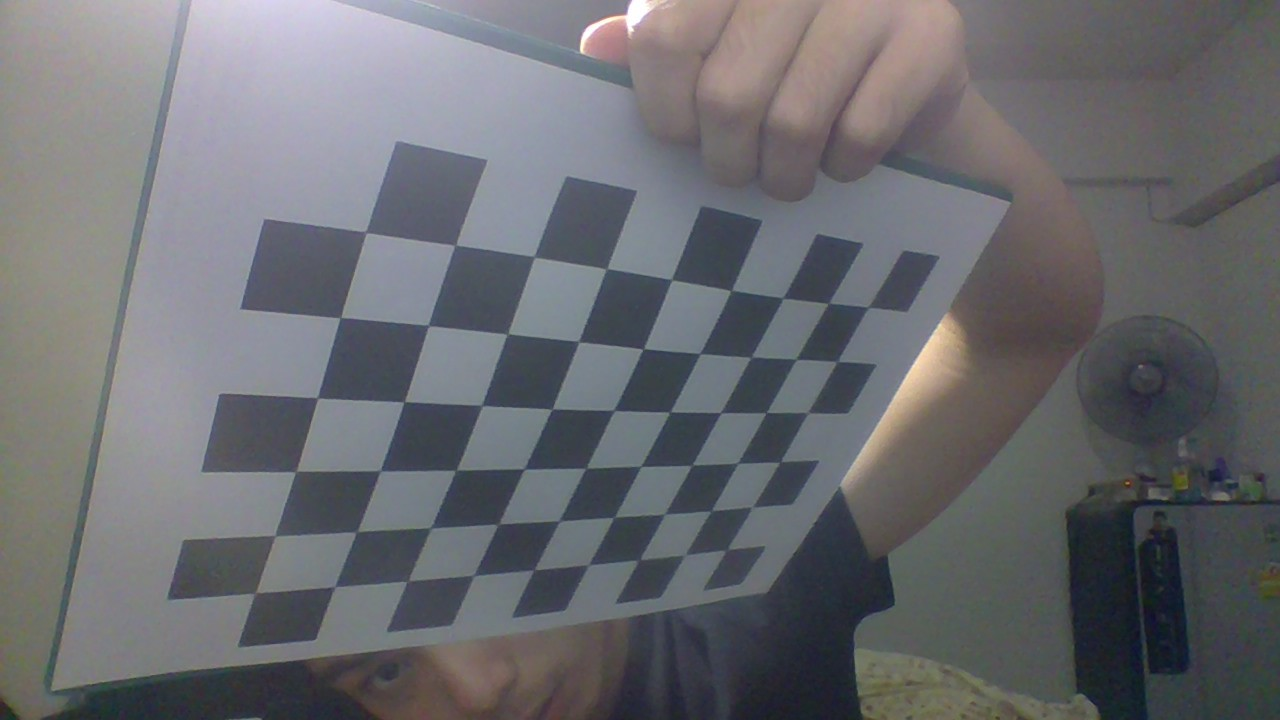
#> input picture Python_CODE_Image_Processing/CameraCarlibration/1.jpg, 1280 x 720 px; its folder holds 4 pictures in this run
$ python CameraCalibrationHW.py
#> lines starting #> are read from the running program, lines starting #| are printed output that depends on the picture; after the words box and inside, x2 and y2 are one past the last pixel; in counts of white or black regions, pixels touching at a corner belong together
import numpy as np
import cv2

# termination criteria
criteria = (cv2.TERM_CRITERIA_EPS + cv2.TERM_CRITERIA_MAX_ITER, 30, 0.001)

# prepare object points, like (0,0,0), (1,0,0), (2,0,0) ....,(6,5,0)
objp = np.zeros((9*6,3), np.float32)
objp[:,:2] = np.mgrid[0:9,0:6].T.reshape(-1,2)


for i in range(1,9):

    img = cv2.imread('CameraCarlibration/'+str(i)+'.jpg')
#> img is the input picture: shape (720, 1280, 3); mean B, G, R 111.7, 107.5, 106.5

    objpoints = []  # 3d point in real world space
    imgpoints = []  # 2d points in image plane.

    gray = cv2.cvtColor(img,cv2.COLOR_BGR2GRAY)
    # Find the chess board corners
    ret, corners = cv2.findChessboardCorners(gray, (9,6),None) #(img,pattern,conners)
#> ret = True; corners = 54 rows, first 8: [726.5, 549.5], [682.8, 555.6], [638.5, 559.5], [589.7, 564.7], [533.9, 569.8], [472.7, 575.8], [409, 580.3], [334.9, 587.2]

    # If found, add object points, image points (after refining them)
    if ret == True:

        objpoints.append(objp)
        corners2 = cv2.cornerSubPix(gray,corners,(9,6),(-1,-1),criteria)
#> corners2 = 54 rows, first 8: [726.8, 549.8], [685, 554.9], [639.2, 560], [588.7, 564.8], [534.2, 569.8], [473.8, 575.5], [407.6, 581.2], [334.7, 586.6]
        imgpoints.append(corners2)
        # Draw and display the corners
        img = cv2.drawChessboardCorners(img, (9,6), corners2,ret)
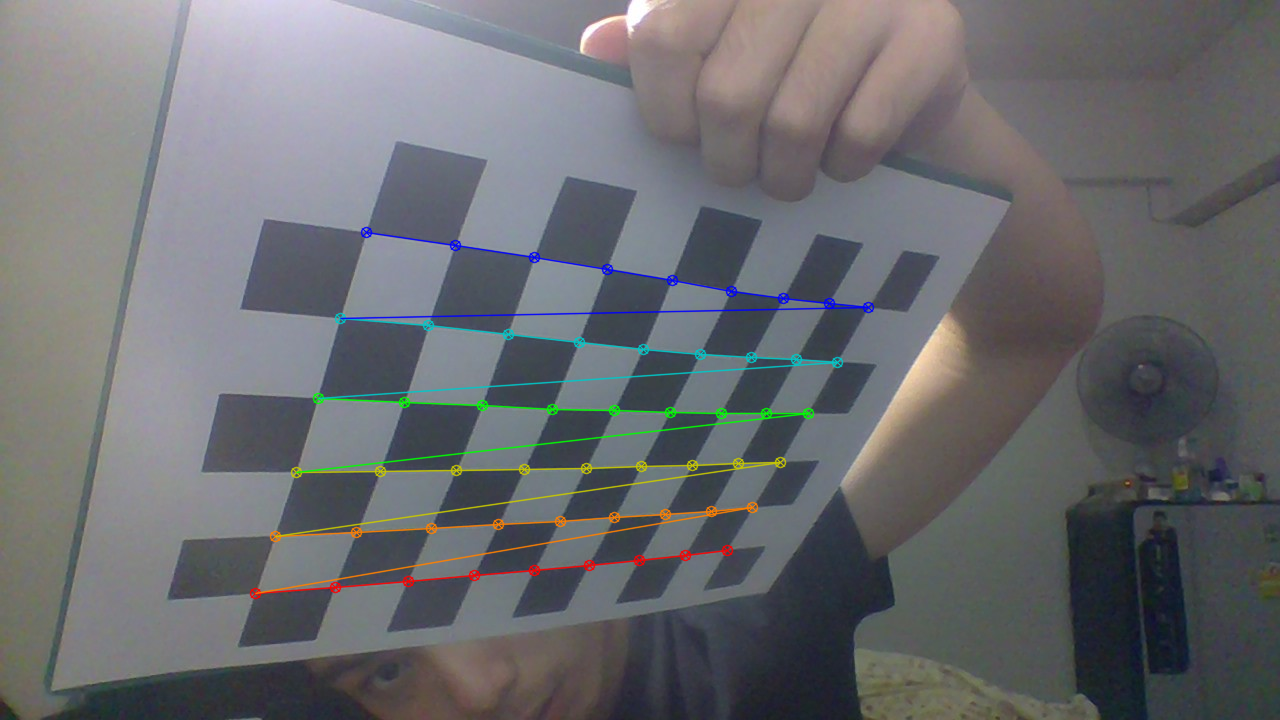
#> img: shape (720, 1280, 3); 2.24% of pixels changed, all inside (x1, y1, x2, y2) = (249, 226, 875, 600)

        ret, mtx, dist, rvecs, tvecs = cv2.calibrateCamera(objpoints, imgpoints, gray.shape[::-1] , None, None)
#> ret = 1.44; mtx = [[849.3, 0, 684.8], [0, 1061, 198.6], [0, 0, 1]]; dist = [[-0.524, 1.64, 0.00739, -0.0453, -2.06]]; rvecs = ([0.75, 0.797, -2.6],); tvecs = ([0.901, 5.42, 15.7],)

        h, w = img.shape[:2]
#> h = 720; w = 1280
        newcameramtx, roi = cv2.getOptimalNewCameraMatrix(mtx, dist, (w, h), 1, (w, h))
#> newcameramtx = [[849.3, 0, 684.8], [0, 923.4, 206.2], [0, 0, 1]]; roi = (0, 33, 1279, 626)
        dst = cv2.undistort(img, mtx, dist, None, newcameramtx)
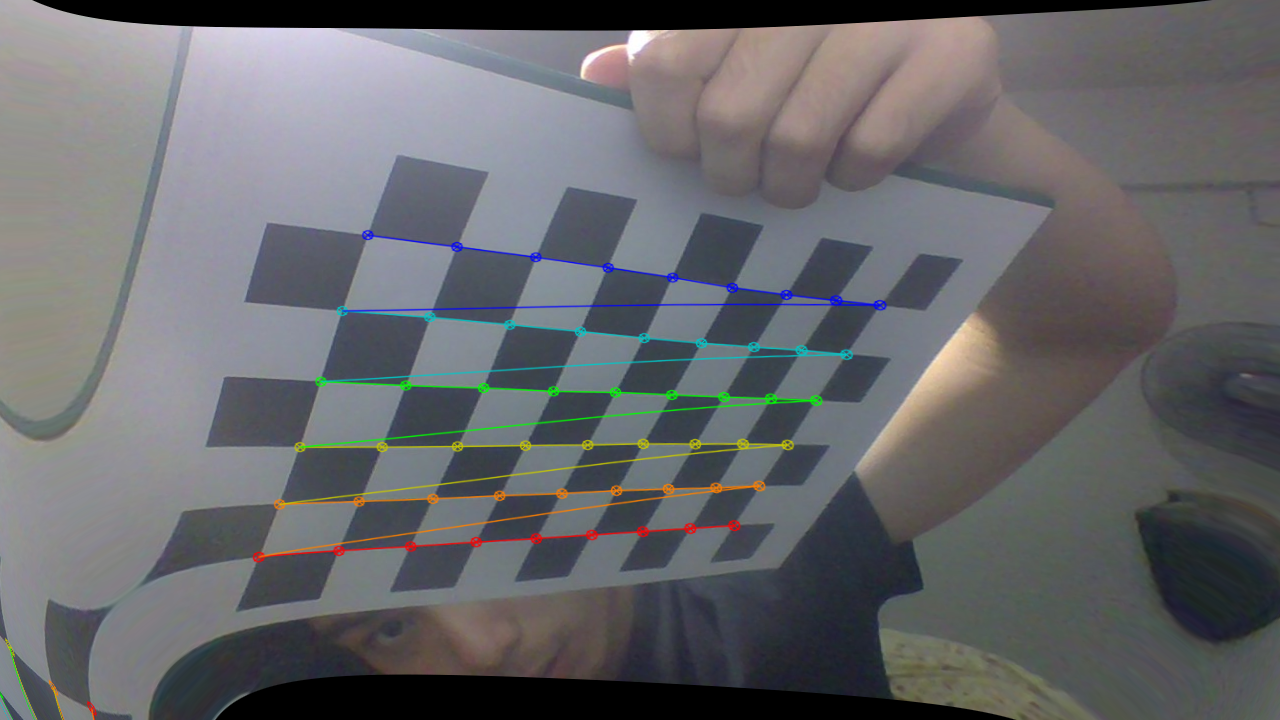
#> dst: shape (720, 1280, 3); mean B, G, R 106.7, 103.5, 102.8

        i+=1
        cv2.imwrite('CameraCarlibration/A' + str(i) + '.jpg',dst)
        print('Writted CameraCarlibration/A'+ str(i) + '.jpg')

        fileName = 'CameraCarlibration/data'+str(i)+'.txt'
        text_file = open(fileName, 'w')
        text_file.writelines('Intrinsic Camera Matrix\n')
        text_file.writelines(np.array_str(mtx))
        text_file.writelines('\n\nDistortion Coefficient\n')
        text_file.writelines(np.array_str(dist))
        text_file.writelines('\n\nExtrinsic Camera Matrix\n')
        text_file.writelines('Rotation Matrix\n')
        text_file.writelines(str(rvecs))
        text_file.writelines('\nTranslation Matrix\n')
        text_file.writelines(str(tvecs))
        text_file.close()
#> pass 2 of the loop `for i in range(1,9):`:
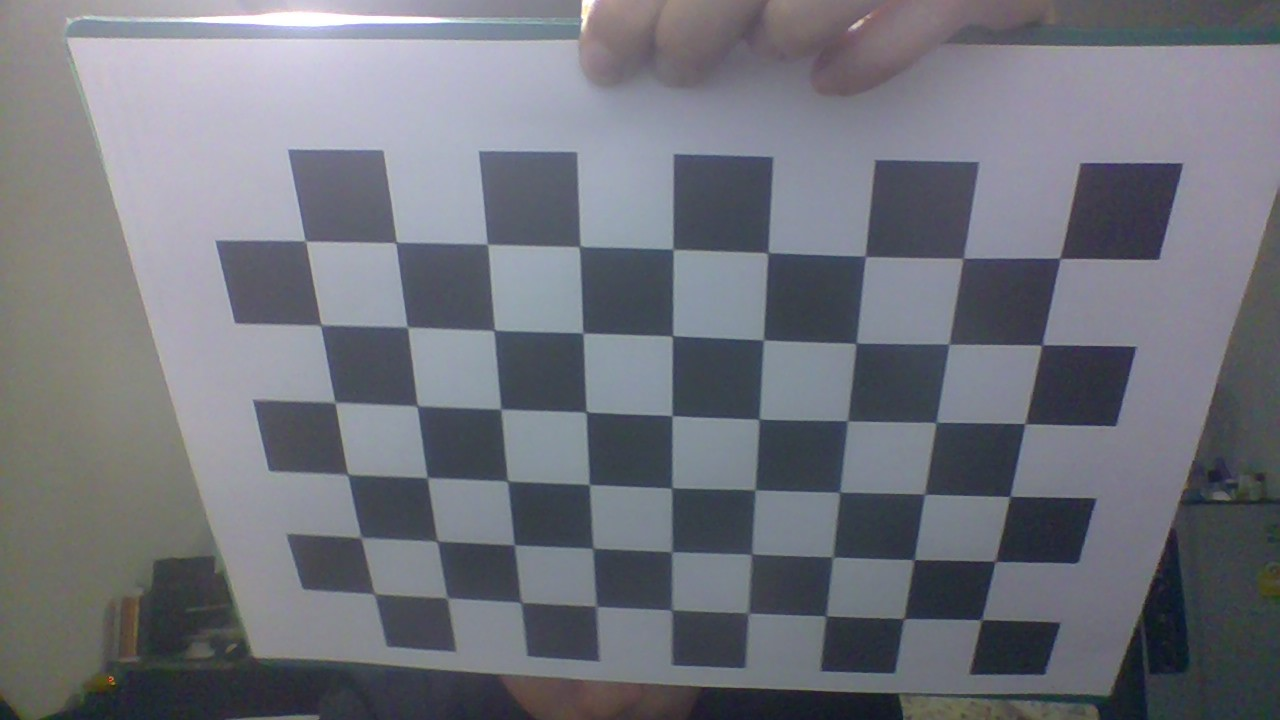
#> input picture Python_CODE_Image_Processing/CameraCarlibration/2.jpg, 1280 x 720 px
#> img is the input picture: shape (720, 1280, 3); mean B, G, R 124, 115.4, 113.1
#> `ret, corners = cv2.findChessboardCorners(gray, (9,6),None)`: ret = True; corners = 54 rows, first 8: [981.5, 619.6], [905.9, 618.6], [826.5, 616], [748, 613], [671.5, 609.5], [596, 606], [520, 603.4], [447, 598]
#> corners2 = 54 rows, first 8: [981.3, 619.7], [903.7, 618.6], [825.8, 615.8], [748.1, 613], [671.6, 609.9], [596.3, 606.3], [521.2, 602.6], [447.3, 597.9]
#> `img = cv2.drawChessboardCorners(img, (9,6), corners2,ret)`:
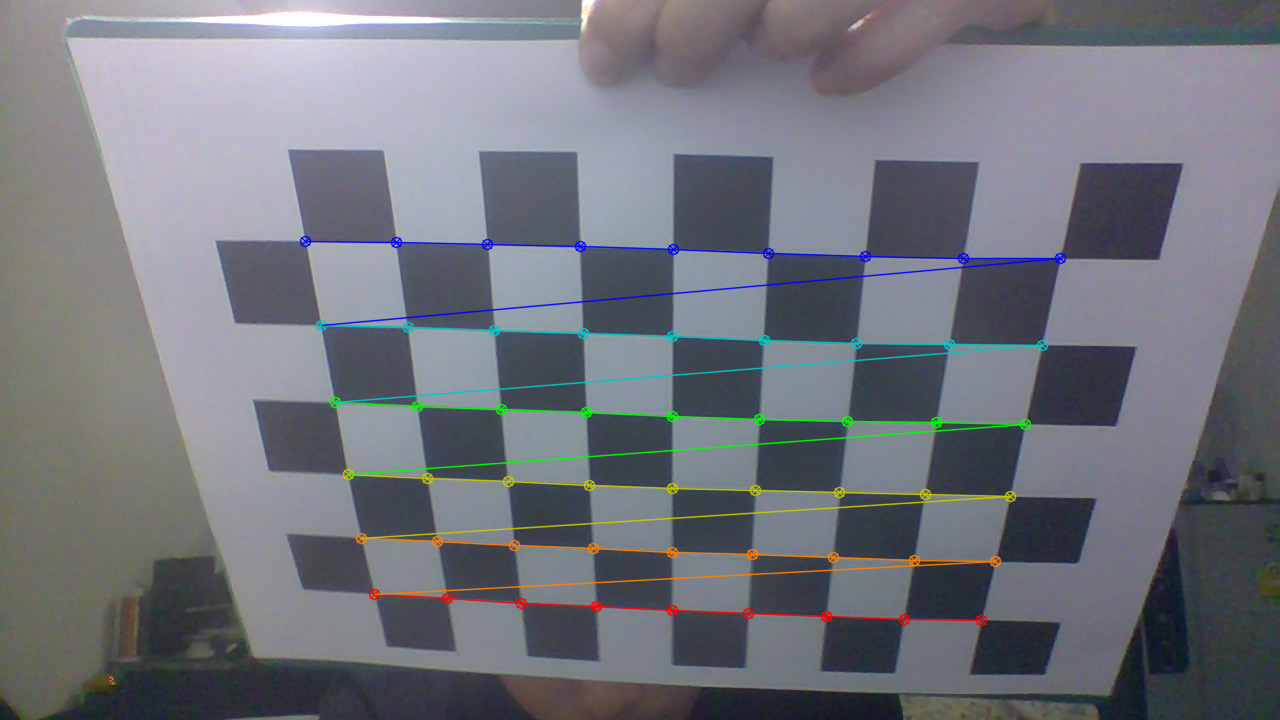
#> img: shape (720, 1280, 3); 2.89% of pixels changed, all inside (x1, y1, x2, y2) = (299, 235, 1067, 627)
#> `ret, mtx, dist, rvecs, tvecs = cv2.calibrateCamera(objpoints, imgpoint..`: ret = 1.13; mtx = [[622, 0, 715.5], [0, 571, 375], [0, 0, 1]]; dist = [[-0.0979, 0.268, -0.0124, 0.0101, -0.28]]; rvecs = ([-0.0156, 0.456, -3.08],); tvecs = ([3.41, 3.5, 7.92],)
#> newcameramtx = [[422.1, 0, 485.5], [0, 465, 348.4], [0, 0, 1]]; roi = (0, 47, 868, 581)
#> `dst = cv2.undistort(img, mtx, dist, None, newcameramtx)`:
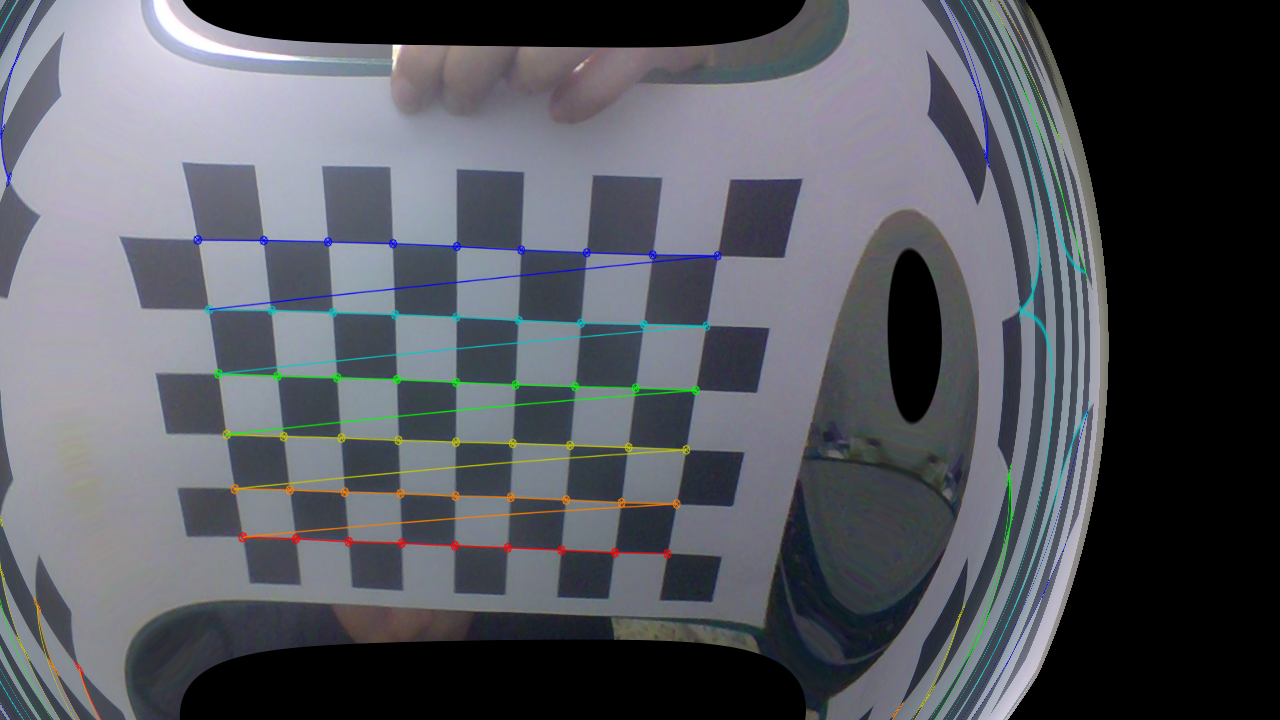
#> dst: shape (720, 1280, 3); mean B, G, R 95.9, 88.7, 86
#> pass 3 of the loop `for i in range(1,9):`:
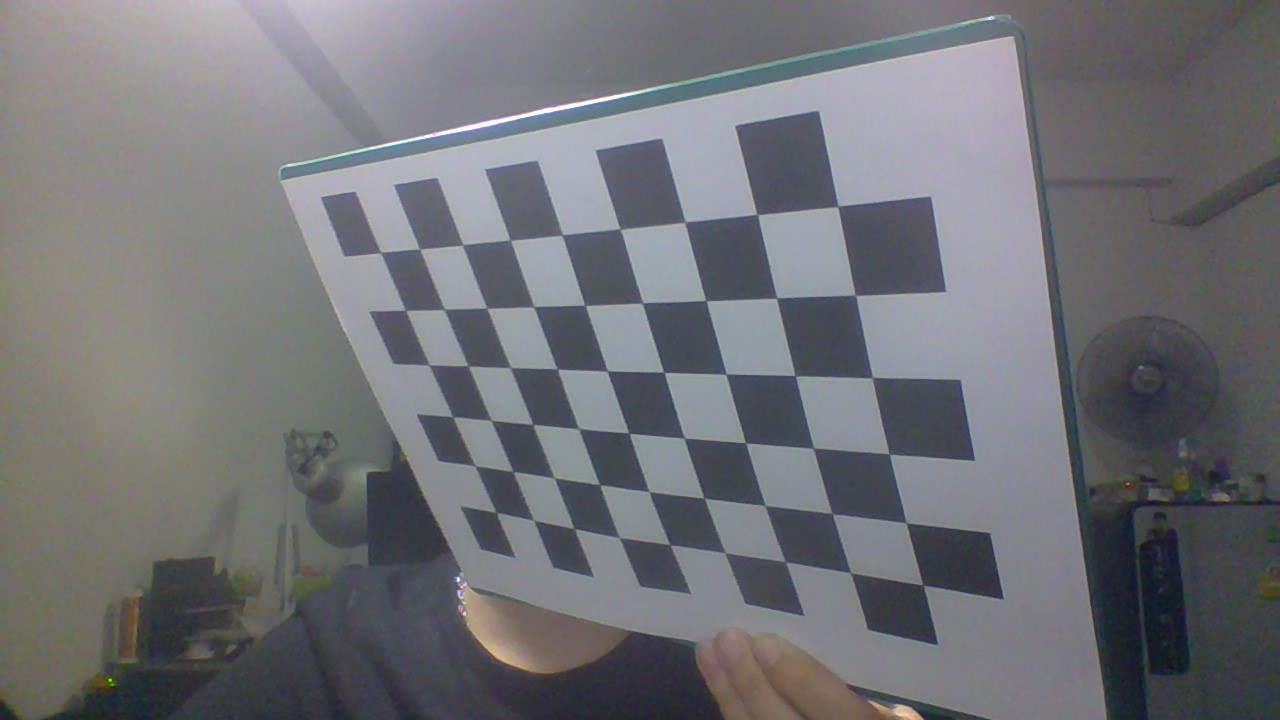
#> input picture Python_CODE_Image_Processing/CameraCarlibration/3.jpg, 1280 x 720 px
#> img is the input picture: shape (720, 1280, 3); mean B, G, R 117.9, 113.9, 112.5
#> `ret, corners = cv2.findChessboardCorners(gray, (9,6),None)`: ret = True; corners = 54 rows, first 8: [380.4, 253.1], [420.3, 249.4], [463.2, 244.7], [510.1, 239.9], [562.1, 235], [620, 228.9], [685.4, 222.3], [757.5, 214.4]
#> corners2 = 54 rows, first 8: [380.4, 252.5], [419.6, 249.2], [462.6, 244.8], [510.2, 240.1], [562.2, 235], [620.1, 229], [685, 222.2], [757.3, 214.6]
#> `img = cv2.drawChessboardCorners(img, (9,6), corners2,ret)`:
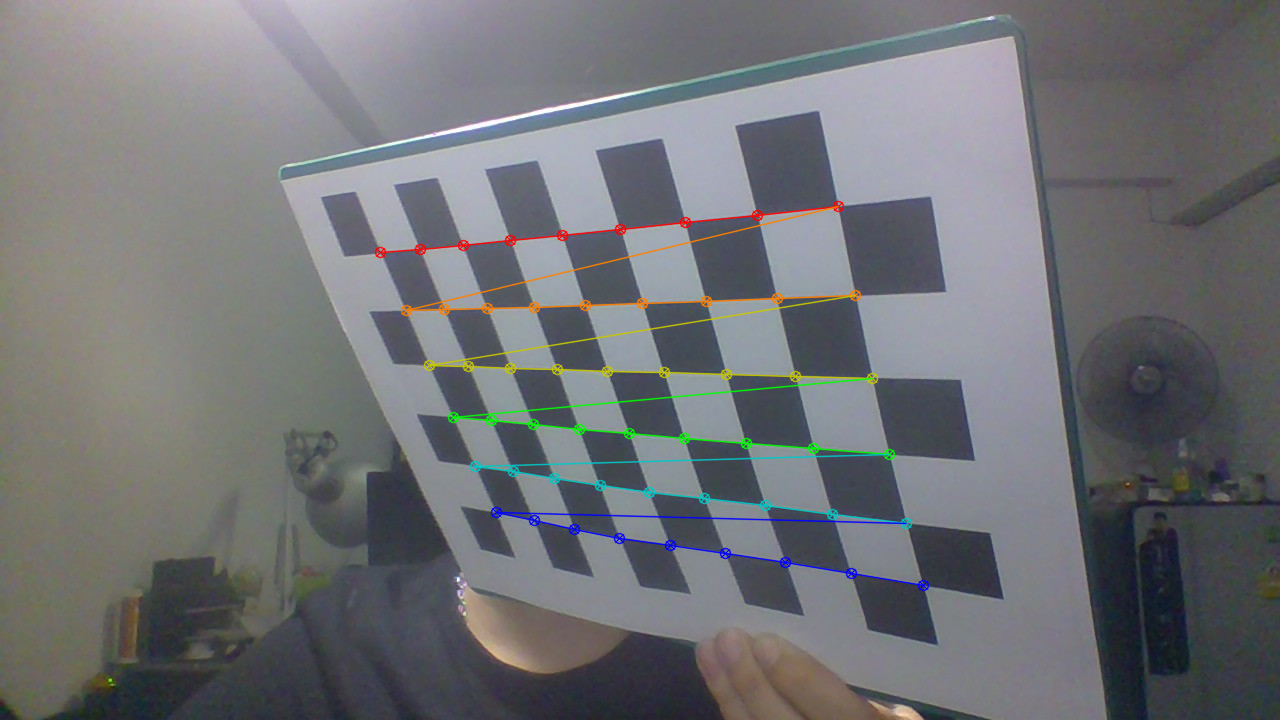
#> img: shape (720, 1280, 3); 2.01% of pixels changed, all inside (x1, y1, x2, y2) = (374, 200, 930, 592)
#> `ret, mtx, dist, rvecs, tvecs = cv2.calibrateCamera(objpoints, imgpoint..`: ret = 1.18; mtx = [[977.2, 0, 686.1], [0, 1002.7, 393.7], [0, 0, 1]]; dist = [[-0.538, 7.69, -0.0173, 0.0365, -31.48]]; rvecs = ([0.529, 0.625, -0.138],); tvecs = ([-4.89, -2.16, 15.01],)
#> newcameramtx = [[977.2, 0, 686.1], [0, 812, 437.8], [0, 0, 1]]; roi = (0, 122, 1279, 579)
#> `dst = cv2.undistort(img, mtx, dist, None, newcameramtx)`:
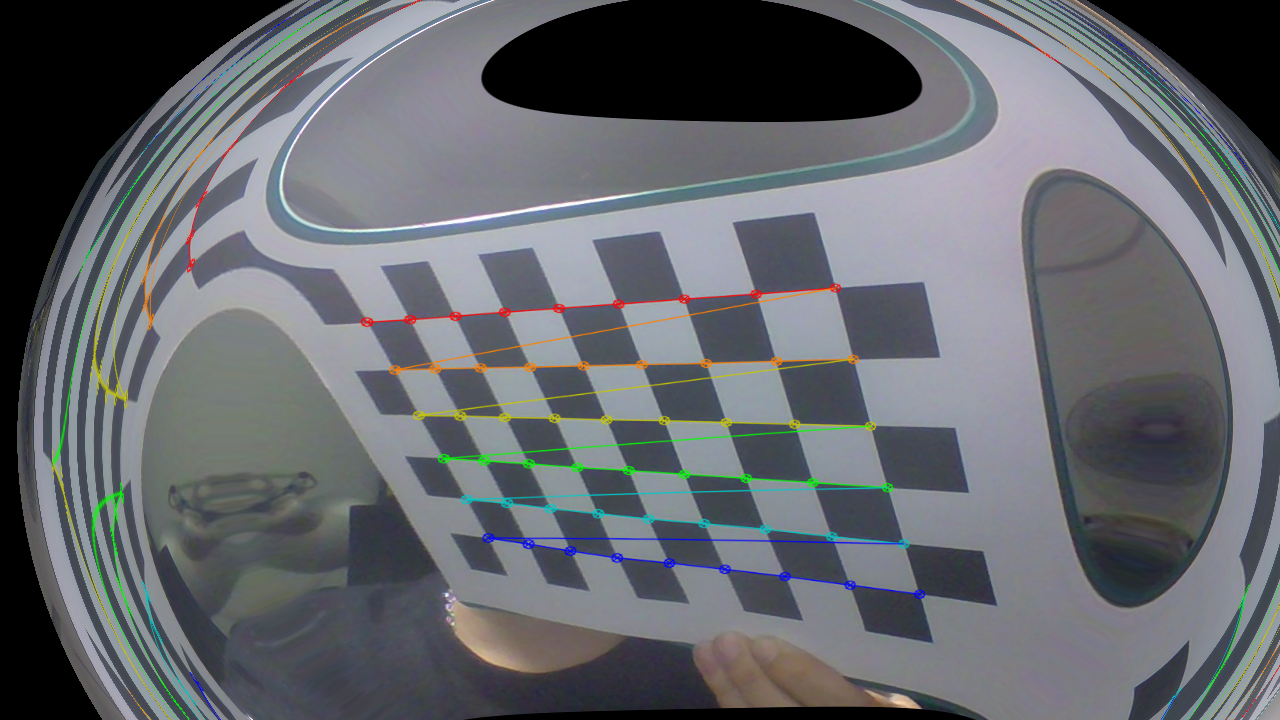
#> dst: shape (720, 1280, 3); mean B, G, R 108.5, 103.4, 100.4
#> (the run stopped early here; a loop or call above may not have finished)
